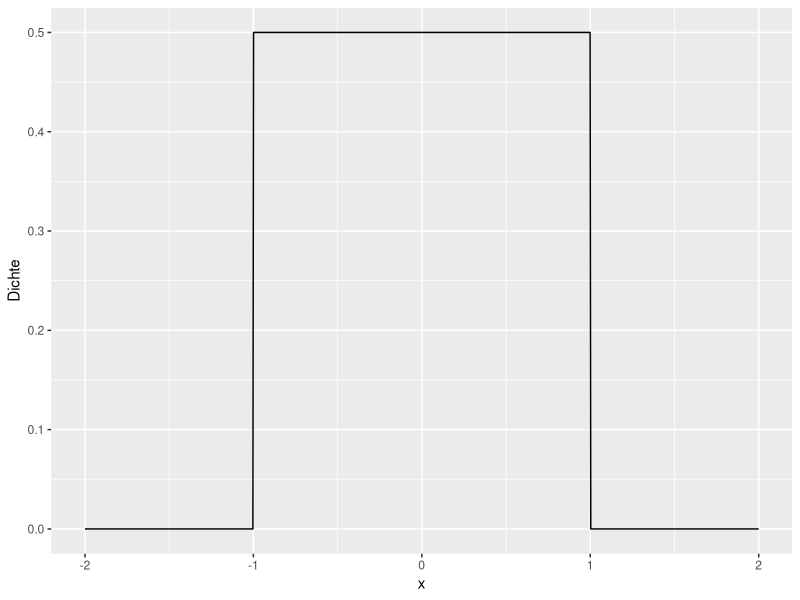
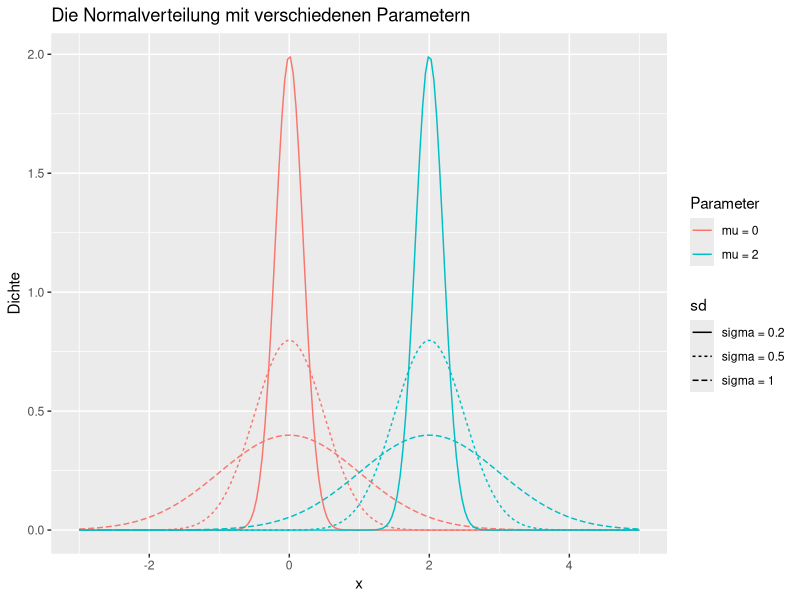
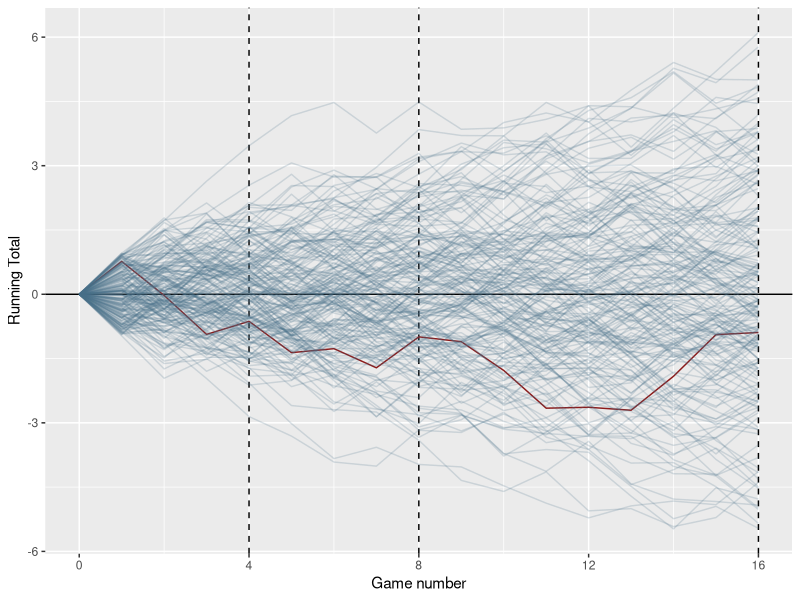
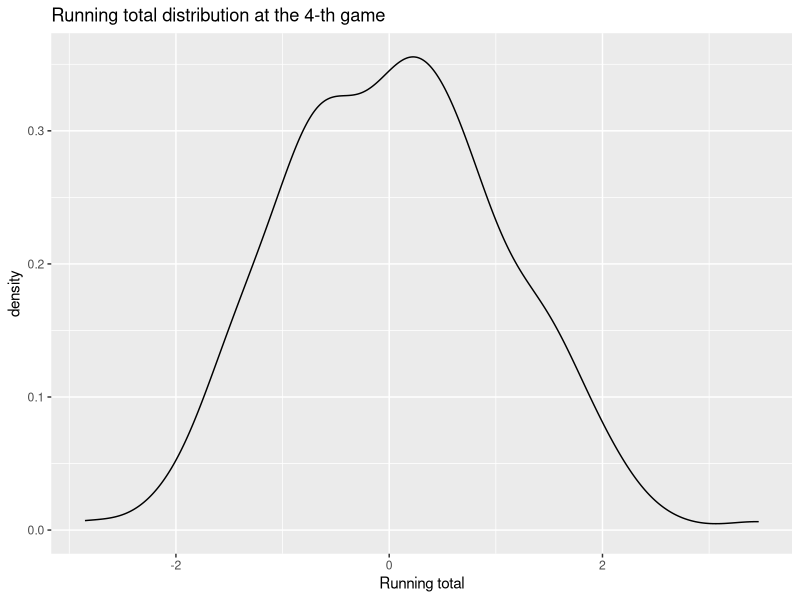
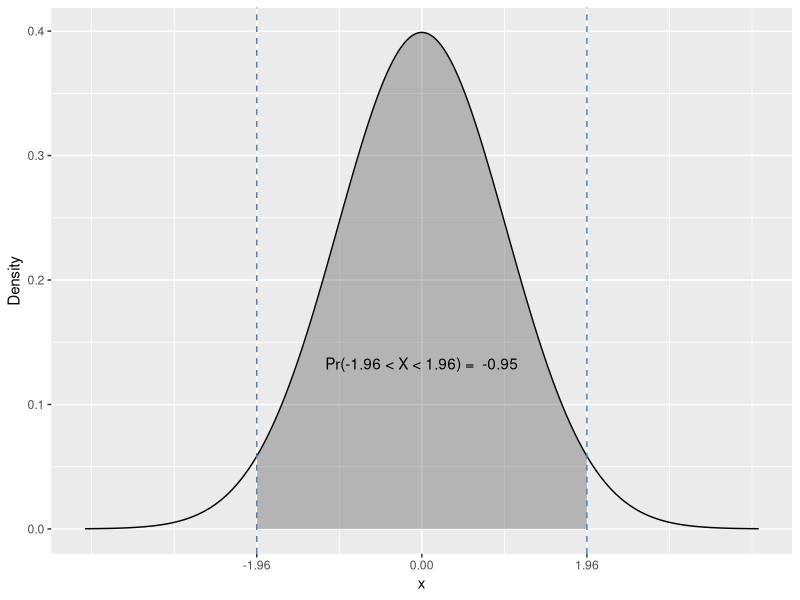

Source code (R) for these figures, in order:
## ---- chunk 1
# Load the packages used in this notebook

if (!require("tidyverse")) {
    install.packages("tidyverse")    
}

library("tidyverse")
## ---- chunk 2
#| label: fig-unif
#| fig-cap: Die Dichte der Gleichverteilung auf [-1, 1]

unif_dens_plt <- ggplot() +
  xlim(c(-2, 2)) +
  stat_function(fun = dunif, args = list(min = -1, max = 1), n = 1000) +
  labs(
    x = "x",
    y = "Dichte"
  )

unif_dens_plt
## ---- chunk 3
# 10 Zufallszahlen aus der Gleichverteilung auf [-1, 1]

x_unif <- runif(10, min = -1, max = 1)
x_unif
## ---- chunk 4
## Zählen Sie die Anzahl der Werte, die kleiner als 0 sind

sum(x_unif < 0)

# Wie viele Werte sind größer als 0.5?

## ---- chunk 5
# Compute the probability of the event X < 0 using the punif function
# Berechnen Sie die Wahrscheinlichkeit des Ereignisses X < 0 mit der punif-Funktion

punif(0, min = -1, max = 1)

# Wie wahrscheinlich ist das Ereignis X > 0.5?

## ---- chunk 6
# Berechnen Sie den Durchschnitt der Werte (mean-Funktion)

# Berechnen Sie die Varianz der Werte (var-Funktion)

## ---- chunk 7
means <- c(0, 0, 0, 2, 2, 2)
sds <- c(0.2, 0.5, 1, 0.2, 0.5, 1)

df <- expand_grid(
    mean = c(0, 2),
    sd = c(0.2, 0.5, 1),
    x = seq(-3, 5, length.out = 200)
) %>%
mutate(
    y = dnorm(x, mean = mean, sd = sd),
    mean = paste0("mu = ", mean),
    sd = paste0("sigma = ", sd)
)

# Plot
ggplot(df, aes(x = x, y = y, color = mean, lty = sd)) +
  geom_line() +
  labs(x = "x", y = "Dichte", color = "Parameter") +
  ggtitle("Die Normalverteilung mit verschiedenen Parametern")
## ---- chunk 8
players_n <- 200
games_n <- 16

unif_games <- expand_grid(
  game = 1:games_n,
  player = 1:players_n
) %>%
  mutate(
    ## When used in mutate, n() returns the number of rows in a group of obs
    ## When the data is not grouped as here, it retuns the number of obs in the whole table
    result = runif(n(), min = -1, max = 1)
  ) %>%
  bind_rows(
    ## Add a initial values so that all players start with 0
    tibble(
      player = 1:players_n,
      game = 0L,
      result = 0,
    )
  )

unif_games <- unif_games %>%
  ## Sort the data by player id and game id
  arrange(player, game) %>%
  ## Groups the data by player, because we want the running totals to be calculated for each
  ## player separately
  group_by(player) %>%
  mutate(
    running_total = cumsum(result)
  )

## Illustration only
unif_games %>%
  ggplot(aes(x = game, y = running_total, group = player)) +
  geom_vline(xintercept = c(4, 8, 16), linetype = 2) +
  geom_hline(yintercept = 0) +
  geom_line(aes(color = player < 2, alpha = player < 2)) +
  scale_color_manual(values = c("skyblue4", "firebrick4")) +
  scale_alpha_manual(values = c(1 / 5, 1)) +
  scale_x_continuous("Game number", breaks = c(0, 4, 8, 12, 16)) +
  theme(legend.position = "none") +
  labs(y = "Running Total")
## ---- chunk 9
unif_games %>%
  filter(game == 4) %>%
  ggplot(aes(x = running_total)) +
  geom_density() +
  labs(title = "Running total distribution at the 4-th game") +
  labs(
    x = "Running total"
  )
## ---- chunk 10
#| label: fig-norm
#| fig-cap: Die Dichte der Standardnormalverteilung und die Wahrscheinlichkeit des Ereignisses $-1.96 < X < 1.96$.
#| code-fold: true

dt <- tibble(
  ## Creates a sequence of 100 numbers between -3 and 3
  x = seq(-4, 4, length.out = 1000)
) %>%
  mutate(
    dens = dnorm(x, mean = 0, sd = 1)
  )
ggplot() +
  ## Draws the normal density line
  geom_line(data = dt, aes(x = x, y = dens)) +
  ## Draws the shaded area under the curve between
  ## -1 and 1
  geom_ribbon(
    data = filter(dt, x > -1.96, x < 1.96),
    aes(x = x, y = dens, ymin = 0, ymax = dens),
    ## Controls the transparency of the area
    alpha = 0.3
  ) +
  annotate(
    "text",
    x = 0,
    y = dnorm(0) / 3,
    label = paste("Pr(-1.96 < X < 1.96) = ", round(pnorm(-1.96, 0, 1) - pnorm(1.96, 0, 1), 2), sep = " ")
  ) +
  geom_vline(xintercept = c(-1.96, 1.96), lty = 2, colour = "steelblue") +
  # geom_density(data = slopes, aes(x = t_statistic), color = "steelblue4") +
  scale_x_continuous(breaks = c(-1.96, 0, 1.96)) +
  labs(
    y = "Density"
  )
## ---- chunk 11
pnorm(0.5, mean=0, sd=1)
## ---- chunk 12

## ---- chunk 13

## ---- chunk 14
x_norm <- rnorm(10, mean = 0, sd = 1)
## ---- chunk 15
# Zählen Sie die Anzahl der Werte, die kleiner als 0 sind

sum(x_norm < 0)
## ---- chunk 16
# Berechnen Sie den Durchschnitt der Werte


# Berechnen Sie die Standardabweichung der Werte

